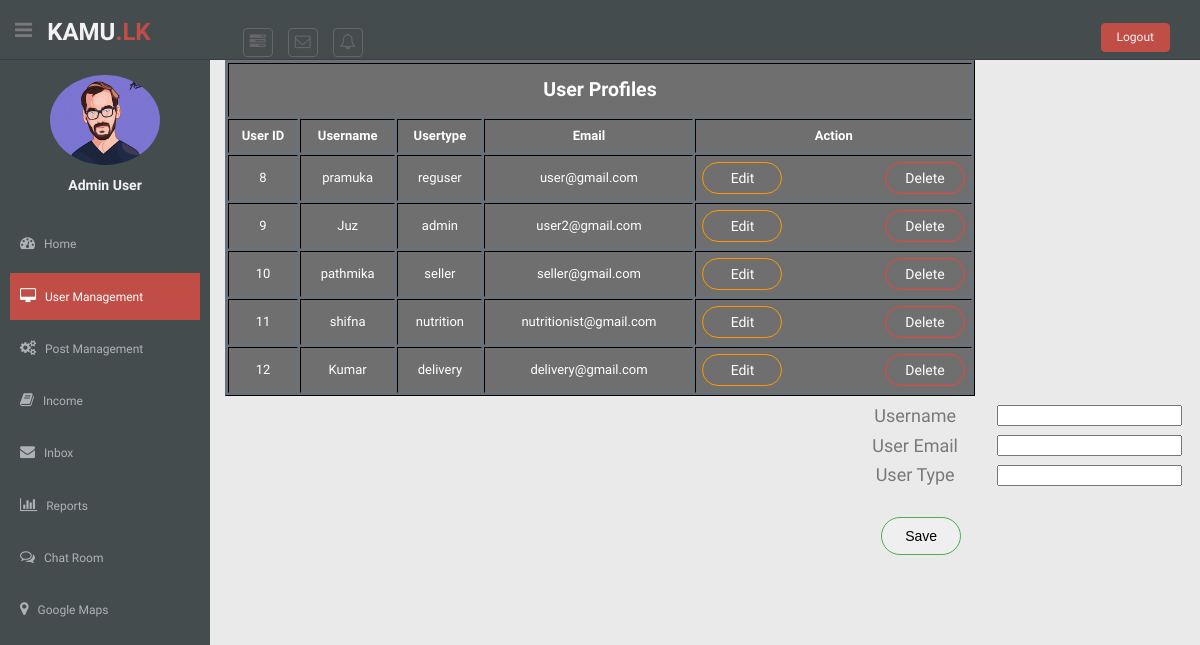
The page /Juz/manageusers.php on the database its author committed.
### tables this page shows
CREATE TABLE `accounts` (
  `id` int(6) NOT NULL,
  `username` varchar(40) NOT NULL,
  `password` varchar(50) NOT NULL,
  `usertype` varchar(10) NOT NULL,
  `emailid` varchar(30) NOT NULL
);

### Juz/process.php (called while the page is built, shortened)
<?php
	$username = "";
	$emailid = "";
	$usertype = "";
	$update = false;
?>

### Juz/manageusers.php (the view, shortened to what this page needs)
<?php  include('process.php'); ?>
<!DOCTYPE html>
<html>
<head>
  <link rel="stylesheet" type="text/css" href="css/adminstyle2.css">
  <link href="lib/font-awesome/css/font-awesome.css" rel="stylesheet"/>
  <link rel="stylesheet" type="text/css" href="css/adminstyle.css">
  <link rel="stylesheet" type="text/css" href="css/adminstyle-responsive.css">
</head>
<body>
  <section id="container">
    <header class="header black-bg">
      <div class="sidebar-toggle-box">
        <div class="fa fa-bars tooltips" data-placement="right" data-original-title="Toggle Navigation"></div>
      </div>
      <a href="#" class="logo"><b>Kamu<span>.LK</span></b></a>
      <div class="nav notify-row" id="top_menu">
        <ul class="nav top-menu">
          <li class="dropdown">
            <a data-toggle="dropdown" class="dropdown-toggle" href="index.html#">
              <i class="fa fa-tasks"></i>
              </a>
          </li>
          <li id="header_inbox_bar" class="dropdown">
            <a data-toggle="dropdown" class="dropdown-toggle" href="index.html#">
              <i class="fa fa-envelope-o"></i>
              </a>
          </li>
          <li id="header_notification_bar" class="dropdown">
            <a data-toggle="dropdown" class="dropdown-toggle" href="index.html#">
              <i class="fa fa-bell-o"></i>
            </a>
          </li>
        </ul>
      </div>
      <div class="top-menu">
        <ul class="nav pull-right top-menu">
          <li><a class="logout" href="login.php">Logout</a></li>
        </ul>
      </div>
    </header>
    <aside>
      <div id="sidebar" class="nav-collapse ">
        <ul class="sidebar-menu" id="nav-accordion">
          <p class="centered"><a href="#"><img src="images/Juzly.jpg" class="img-circle" width="110" height="90"></a></p>
          <h5 class="centered">Admin User</h5>
          <li class="mt">
            <a href="admin.php">
              <i class="fa fa-dashboard"></i>
              <span>Home</span>
              </a>
          </li>
          <li class="sub-menu">
            <a class="active" href="manageusers.php">
              <i class="fa fa-desktop"></i>
              <span>User Management</span>
              </a>
          </li>
          <li class="sub-menu">
            <a href="manageposts.php">
              <i class="fa fa-cogs"></i>
              <span>Post Management</span>
              </a>
          </li>
          <li class="sub-menu">
            <a href="income.php">
              <i class="fa fa-book"></i>
              <span>Income</span>
              </a>
          <li>
            <a href="admininbox.php">
              <i class="fa fa-envelope"></i>
              <span>Inbox </span>
              </a>
          </li>
          <li class="sub-menu">
            <a href="adminreport.php">
              <i class=" fa fa-bar-chart-o"></i>
              <span>Reports</span>
              </a>
          </li>
          <li class="sub-menu">
            <a href="adminchat.php">
              <i class="fa fa-comments-o"></i>
              <span>Chat Room</span>
              </a>
          </li>
          <li>
            <a href="map.php">
              <i class="fa fa-map-marker"></i>
              <span>Google Maps </span>
              </a>
          </li>
        </ul>
      </div>
    </aside>
    <section id="main-content">
      <section class="wrapper">
        <?php $results = mysqli_query($db, "SELECT * FROM accounts"); ?>
        <div class="tableview">
          <table class="table" border="1em">
            <tr>
              <th colspan="5"><h2>User Profiles</h2></th>
            </tr>
            <tr>
              <th>User ID</th>
              <th>Username</th>
              <th>Usertype</th>
              <th>Email</th>
              <th>Action</th>
            </tr>
            <?php while ($row = mysqli_fetch_array($results)) { ?>
              <tr>
                <td><?php echo $row['id']; ?></td>
                <td><?php echo $row['username'];?></td>
                <td><?php echo $row['usertype'];?></td>
                <td><?php echo $row['emailid'];?></td>
                <td><a href="manageusers.php?edit=<?php echo $row['id'];?>"
                  id="update">Edit</a>
                  <a href="process.php?delete=<?php echo $row['id'];?>"
                   id="delete">Delete</a>
                </td>
              </tr>
            <?php
            }
            ?>
          </table>
        </div>
        <div>
          <form action="process.php" method='POST'class="userform">
            <div class="adduserview">
              <table class="addusertable">
                <td><input type="hidden" name="id" value="<?php echo $id; ?>"></td>
              <tr>
                <td><label>Username</label></td>
                <td><input type="text" name="username" value="<?php echo $username; ?>"></td>
              </tr>
              <tr>
                <td><label>User Email</label></td>
                <td><input type="email" name="emailid" value="<?php echo $emailid; ?>"></td>
              </tr>
              <tr>
                <td><label for="user">User Type</label></td>
                <td><input type = "text" name="usertype"value="<?php echo $usertype; ?>">
                </td>
              </tr>
              <tr>
                <td>
                  <?php if($update == true): ?>
                    <button type="submit" id="add" name="update">Update</button></td>
              </tr>
              <tr>
                <td><?php else: ?><button type="submit" id="add" name="save">Save</button></td>
              </tr>
            <?php endif; ?>
            </table>
            </div>
          </form>
        </div>
      </section>
    </section>
</body>
</html>

### Juz/css/adminstyle2.css (style rules this page uses)
article, aside, details, figcaption, figure, footer, header, hgroup, main, menu, nav, section, summary { display: block; }
* { -webkit-box-sizing: border-box; -moz-box-sizing: border-box; box-sizing: border-box; }
body { font-family:"Helvetica Neue",Helvetica,Arial,sans-serif; font-size:14px; line-height:1.42857143; color:#333; background-color:#fff }
html { font-family:sans-serif; -webkit-text-size-adjust:100%; -ms-text-size-adjust:100% }
html { font-size:10px; -webkit-tap-highlight-color:rgba(0,0,0,0) }
.nav { padding-left:0; margin-bottom:0; list-style:none }
.nav>li>a { position: relative; display: block; padding: 10px 15px; }
a { color: #C14D47; text-decoration: none; }
a { background-color: transparent; }
b, strong { font-weight: 700; }
p { margin: 0 0 10px; }
.pull-right { float: right!important; }
.img-circle { border-radius: 50%; }
img { vertical-align: middle; border:0; }
.h5, h5 { font-size: 14px; }
.h4, .h5, .h6, h4, h5, h6 { margin-top: 10px; margin-bottom: 10px; }
.h1, .h2, .h3, .h4, .h5, .h6, h1, h2, h3, h4, h5, h6 { margin-top: 10px; margin-bottom: 10px; }

### rows shown on the page
accounts: id "8", username "pramuka", usertype "reguser", emailid "user@gmail.com"
accounts: id "9", username "Juz", usertype "admin", emailid "user2@gmail.com"
accounts: id "10", username "pathmika", usertype "seller", emailid "seller@gmail.com"
accounts: id "11", username "shifna", usertype "nutrition", emailid "nutritionist@gmail.com"
accounts: id "12", username "Kumar", usertype "delivery", emailid "delivery@gmail.com"
